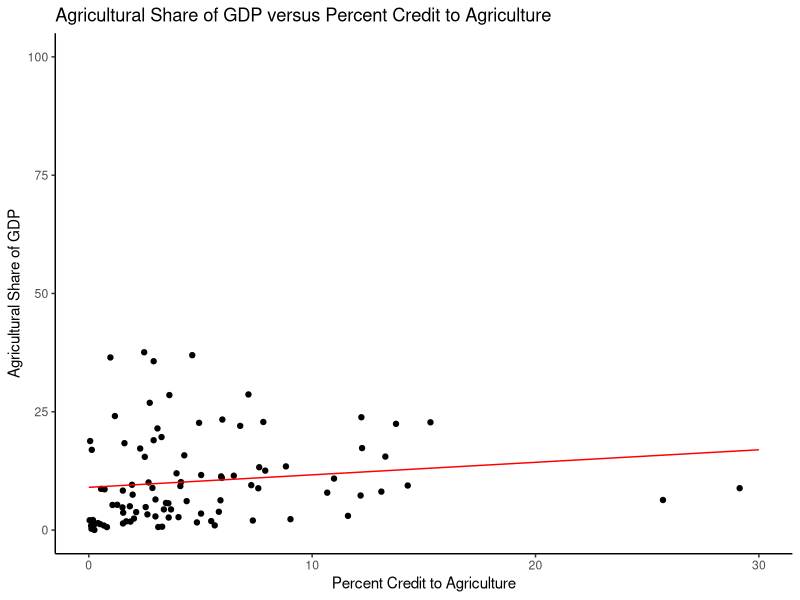
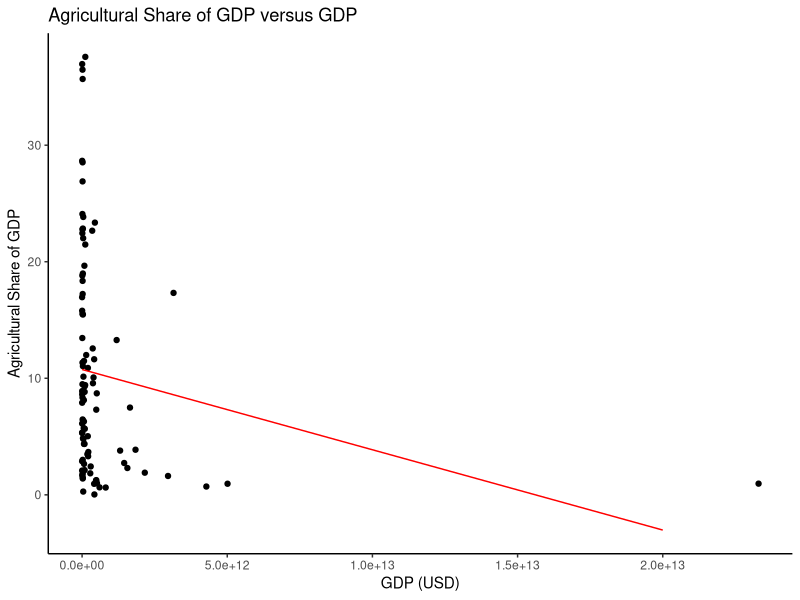
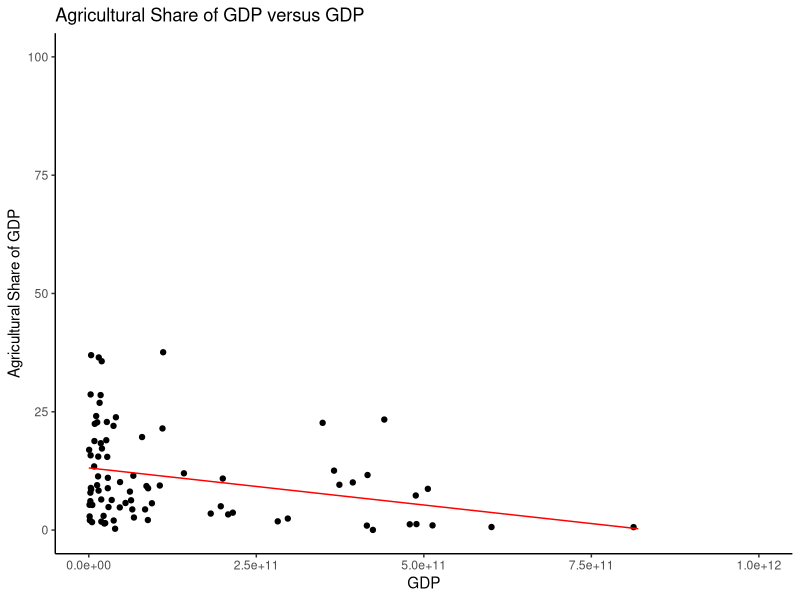
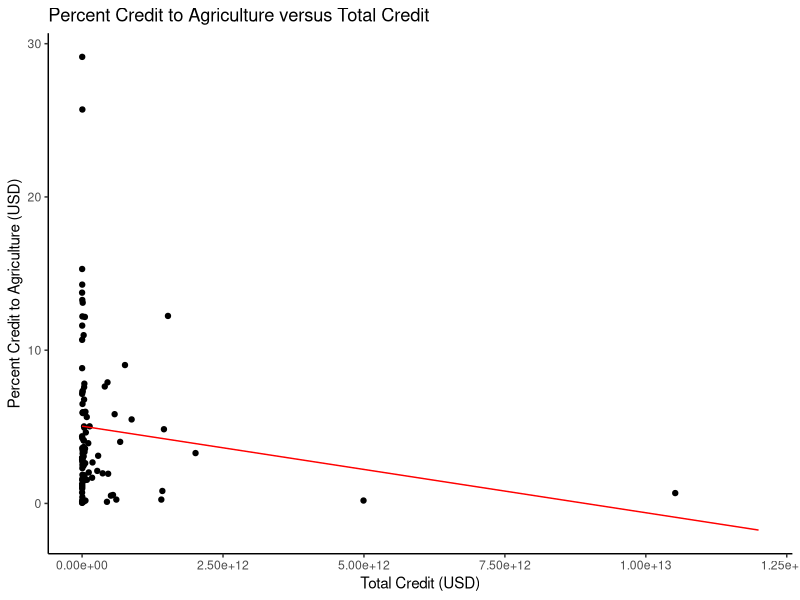
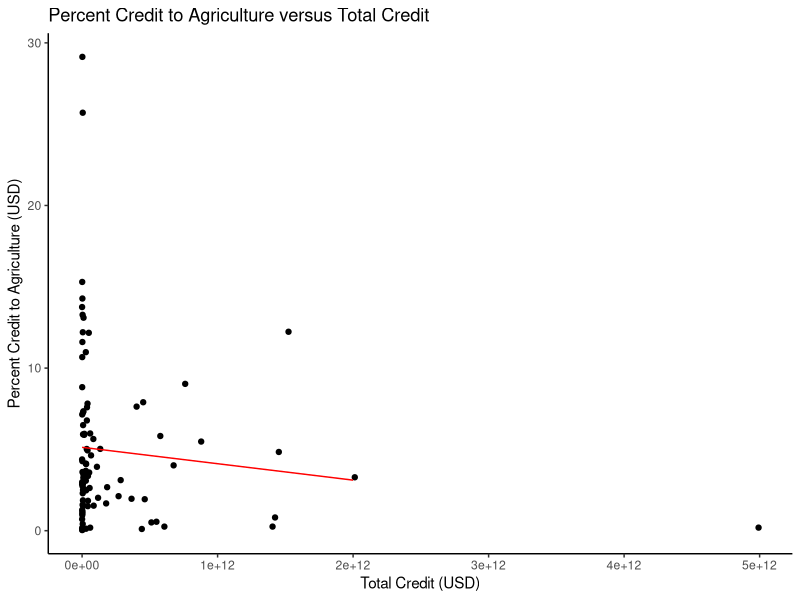
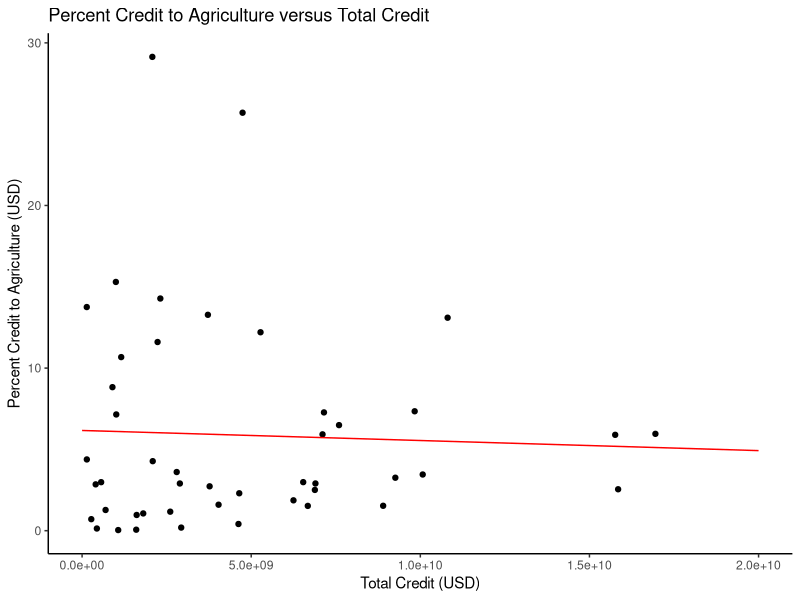
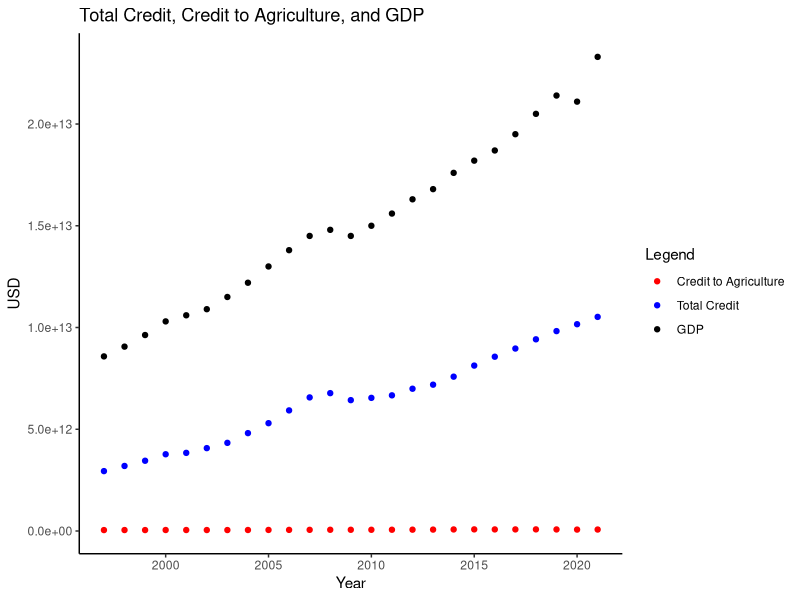
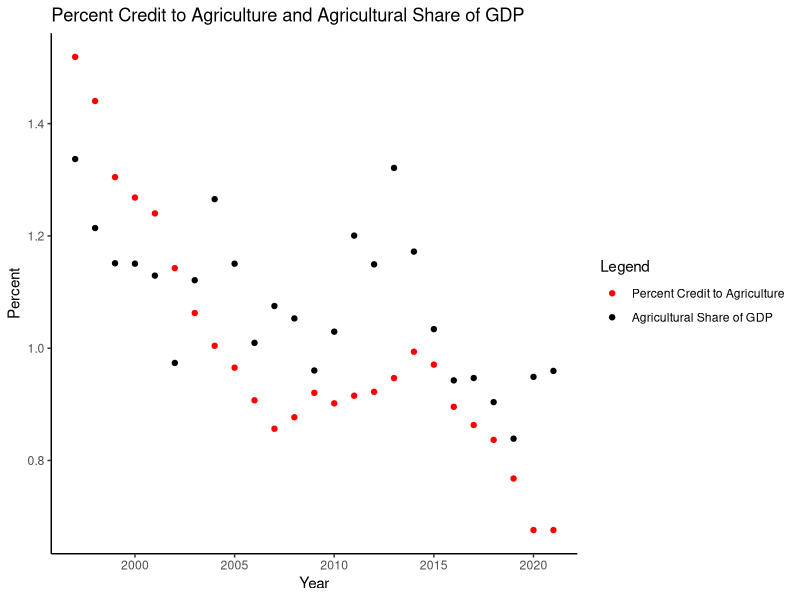

Generate these figures, in order, with R:
# Effects of Credit for Agriculture

library(tidyverse)
library(ggplot2)

# read csv files
total_credit <- read.csv("total_credit.csv")
credit_to_agriculture <- read.csv("credit_to_agriculture.csv")
GDP_share <- read.csv("API_NV.AGR.TOTL.ZS_DS2_en_csv_v2_6299253.csv")
GDP <- read.csv("API_NY.GDP.MKTP.CD_DS2_en_csv_v2_6298258.csv")

# focus on 2021
GDP <- data.frame("Area" = GDP$"Country.Name", "GDP" = GDP$"X2021")
GDP_share <- data.frame("Area" = GDP_share$"Country.Name", "Share" = GDP_share$"X2021")

# remove NaN
GDP <- na.omit(GDP)
GDP_share <- na.omit(GDP_share)
total_credit <- na.omit(total_credit)
credit_to_agriculture <- na.omit(credit_to_agriculture)

# fix units to USD
total_credit$"Value" <- total_credit$"Value" * 1e6
credit_to_agriculture$"Value" <- credit_to_agriculture$"Value" * 1e6

# sort alphabetically
GDP <- GDP[order(GDP$"Area"), ]
GDP_share <- GDP_share[order(GDP_share$"Area"), ]
total_credit <- total_credit[order(total_credit$"Area"), ]
credit_to_agriculture <- credit_to_agriculture[order(credit_to_agriculture$"Area"), ]

# keep only the countries that are shared between all three datasets
include <- credit_to_agriculture$"Area" %in% GDP_share$"Area"
credit_to_agriculture <- credit_to_agriculture[include, ]
credit_to_agriculture <- data.frame("Area" = credit_to_agriculture$"Area", "Agr_Credit" = credit_to_agriculture$"Value")

include <- GDP_share$"Area" %in% credit_to_agriculture$"Area"
GDP_share <- GDP_share[include, ]
GDP_share <- data.frame("Area" = GDP_share$"Area", "Share" = GDP_share$"Share")

include <- total_credit$"Area" %in% credit_to_agriculture$"Area"
total_credit <- total_credit[include, ]
total_credit <- data.frame("Area" = total_credit$"Area", "Credit" = total_credit$"Value")

include <- GDP$"Area" %in% credit_to_agriculture$"Area"
GDP <- GDP[include, ]
GDP <- data.frame("Area" = GDP$"Area", "GDP" = GDP$"GDP")

# create data frame for analysis
percent_agr_credit <- credit_to_agriculture$"Agr_Credit" / total_credit$"Credit" * 100
df <- data.frame(credit_to_agriculture, "Credit" = total_credit$"Credit", "Perc_Agr_Cred" = percent_agr_credit, "GDP" = GDP$"GDP", "Share" = GDP_share$"Share")

# plot Agricultural Share of GDP versus Percent Credit to Agriculture
regression <- lm(df$"Share" ~ df$"Perc_Agr_Cred")
coefficients <- coef(regression)
xsample <- c(0, 30)
ysample <- coefficients[1]+coefficients[2]*xsample
sample_df <- data.frame(xsample, ysample)

png("ASGDPvPCA.png", width = 400, height = 300, res = 72)
ggplot(data = df) + 
  geom_point(mapping = aes(x=Perc_Agr_Cred, y=Share)) + 
  ylim(0, 100) + 
  labs(title="Agricultural Share of GDP versus Percent Credit to Agriculture", x="Percent Credit to Agriculture", y="Agricultural Share of GDP") + 
  geom_line(mapping = aes(x=xsample, y=ysample), data=sample_df, color="red") + 
  theme_classic()
dev.off()

# plot Agricultural Share of GDP versus GDP
regression <- lm(df$"Share" ~ df$"GDP")
coefficients <- coef(regression)
xsample <- c(0, 2e13)
ysample <- coefficients[1]+coefficients[2]*xsample
sample_df <- data.frame(xsample, ysample)

png("ASGDPvGDP.png", width = 400, height = 300, res = 72)
ggplot(data = df) + 
  geom_point(mapping = aes(x=GDP, y=Share)) + 
  labs(title="Agricultural Share of GDP versus GDP", x="GDP (USD)", y="Agricultural Share of GDP") + 
  geom_line(mapping = aes(x=xsample, y=ysample), data=sample_df, color="red") + 
  theme_classic()
dev.off()

# remove GDP > 1e12 USD
no_outliers_df <- df[order(df$"GDP", decreasing=TRUE), ]
no_outliers_df <- no_outliers_df[no_outliers_df$GDP < 1e12, ]

regression <- lm(no_outliers_df$"Share" ~ no_outliers_df$"GDP")
coefficients <- coef(regression)
xsample <- c(0, 8.2e11)
ysample <- coefficients[1]+coefficients[2]*xsample
sample_df <- data.frame(xsample, ysample)

png("ASGDPvGDP_lt1e12.png", width = 400, height = 300, res = 72)
ggplot(data = no_outliers_df) + 
  geom_point(mapping = aes(x=GDP, y=Share)) + 
  xlim(0, 1e12) + 
  ylim(0, 100) + 
  labs(title="Agricultural Share of GDP versus GDP", x="GDP", y="Agricultural Share of GDP") + 
  geom_line(mapping = aes(x=xsample, y=ysample), data=sample_df, color="red") + 
  theme_classic()
dev.off()

#plot Percent Credit to Agriculture versus Total Credit
regression <- lm(df$"Perc_Agr_Cred" ~ df$"Credit")
coefficients <- coef(regression)
xsample <- c(0, 1.2e13)
ysample <- coefficients[1]+coefficients[2]*xsample
sample_df <- data.frame(xsample, ysample)

png("PCAvTC.png", width = 400, height = 300, res = 72)
ggplot(data = df) + 
  geom_point(mapping = aes(x=Credit, y=Perc_Agr_Cred)) + 
  labs(title="Percent Credit to Agriculture versus Total Credit", x="Total Credit (USD)", y="Percent Credit to Agriculture (USD)") + 
  geom_line(mapping = aes(x=xsample, y=ysample), data=sample_df, color="red") + 
  theme_classic()
dev.off()

# remove outlier (ie., United States of America)
no_outliers_df <- df[order(df$"Credit", decreasing=TRUE), ]
no_outliers_df <- no_outliers_df[no_outliers_df$"Area" != "United States of America", ]

regression <- lm(no_outliers_df$"Perc_Agr_Cred" ~ no_outliers_df$"Credit")
coefficients <- coef(regression)
xsample <- c(0, 2e12)
ysample <- coefficients[1]+coefficients[2]*xsample
sample_df <- data.frame(xsample, ysample)

png("PCAvTC_no_outliers.png", width = 400, height = 300, res = 72)
ggplot(data = no_outliers_df) + 
  geom_point(mapping = aes(x=Credit, y=Perc_Agr_Cred)) + 
  labs(title="Percent Credit to Agriculture versus Total Credit", x="Total Credit (USD)", y="Percent Credit to Agriculture (USD)") + 
  geom_line(mapping = aes(x=xsample, y=ysample), data=sample_df, color="red") + 
  theme_classic()
dev.off()

# remove "rich" countries
no_outliers_df <- df[order(df$"Credit", decreasing=TRUE), ]
no_outliers_df <- no_outliers_df[no_outliers_df$"Credit" < 2e10, ]

regression <- lm(no_outliers_df$"Perc_Agr_Cred" ~ no_outliers_df$"Credit")
coefficients <- coef(regression)
xsample <- c(0, 2e10)
ysample <- coefficients[1]+coefficients[2]*xsample
sample_df <- data.frame(xsample, ysample)

png("PCAvTC_lt2e10.png", width = 400, height = 300, res = 72)
ggplot(data = no_outliers_df) + 
  geom_point(mapping = aes(x=Credit, y=Perc_Agr_Cred)) + 
  labs(title="Percent Credit to Agriculture versus Total Credit", x="Total Credit (USD)", y="Percent Credit to Agriculture (USD)") + 
  geom_line(mapping = aes(x=xsample, y=ysample), data=sample_df, color="red") + 
  theme_classic()
dev.off()

# Analyze United States over Time

# read csv files
US_total_credit <- read.csv("US_total_credit.csv")
US_credit_to_agriculture <- read.csv("US_credit_to_agriculture.csv")
US_GDP_share <- read.csv("API_NV.AGR.TOTL.ZS_DS2_en_csv_v2_6299253.csv")
US_GDP <- read.csv("API_NY.GDP.MKTP.CD_DS2_en_csv_v2_6298258.csv")

# clean US GDP data
US_GDP_share <- US_GDP_share[US_GDP_share$"Country.Name" == "United States of America", ]
US_GDP_share <- US_GDP_share[ , grepl("^X", names(US_GDP_share))]
US_GDP_share <- US_GDP_share[ , 38:62]
US_GDP_share <- data.frame("Year" = c(1997:2021), "Share" = t(US_GDP_share[1, ]))
US_GDP_share <- data.frame("Year" = c(1997:2021), "Share" = US_GDP_share$"X252")

US_GDP <- US_GDP[US_GDP$"Country.Name" == "United States of America", ]
US_GDP <- US_GDP[ , grepl("^X", names(US_GDP))]
US_GDP <- US_GDP[ , 38:62]
US_GDP <- data.frame("Year" = c(1997:2021), "GDP" = t(US_GDP[1, ]))
US_GDP <- data.frame("Year" = c(1997:2021), "GDP" = US_GDP$"X252")

# clean US credit data
US_total_credit <- US_total_credit[7:31, ]
US_credit_to_agriculture <- US_credit_to_agriculture[7:31, ]

US_total_credit$"Value" <- US_total_credit$"Value" * 1e6
US_credit_to_agriculture$"Value" <- US_credit_to_agriculture$"Value" * 1e6

US_total_credit <- data.frame("Year" = US_total_credit$"Year", "Credit" = US_total_credit$"Value")
US_credit_to_agriculture <- data.frame("Year" = US_credit_to_agriculture$"Year", "Agr_Credit" = US_credit_to_agriculture$"Value")
US_percent_agr_credit <- US_credit_to_agriculture$"Agr_Credit" / US_total_credit$"Credit" * 100

# create data frame for analysis
US_df <- data.frame(US_credit_to_agriculture, "Credit" = US_total_credit$"Credit", "Perc_Agr_Cred" = US_percent_agr_credit, "GDP" = US_GDP$"GDP", "Share" = US_GDP_share$"Share")

write.csv(US_df, "US_df.csv")

# plot Total Credit, Credit to Agriculture, and GDP versus Time in the United States
long_df <- US_df[ , c(1, 2, 3, 5)]
long_df <- long_df %>% pivot_longer(cols = c(Agr_Credit, Credit, GDP), names_to = "Category", values_to = "Value")

png("US_GvT.png", width = 400, height = 300, res = 72)
ggplot(long_df, aes(x = Year, y = Value, color = Category)) +
  geom_point() +
  theme_classic() +
  labs(title = "Total Credit, Credit to Agriculture, and GDP", x = "Year", y = "USD", color = "Legend") + 
  scale_color_manual(values = c("Agr_Credit" = "red", "Credit" = "blue", "GDP" = "black"),
                     labels = c("Credit to Agriculture", "Total Credit", "GDP"))
dev.off()

# plot Percent Credit to Agriculture and Agricultural Share of GDP versus Time
long_df <- US_df[ , c(1, 4, 6)]
long_df <- long_df %>% pivot_longer(cols = c(Perc_Agr_Cred, Share), names_to = "Category", values_to = "Value")

png("US_AvT.png", width = 400, height = 300, res = 72)
ggplot(long_df, aes(x = Year, y = Value, color = Category)) +
  geom_point() +
  theme_classic() +
  labs(title = "Percent Credit to Agriculture and Agricultural Share of GDP", x = "Year", y = "Percent", color = "Legend") + 
  scale_color_manual(values = c("Perc_Agr_Cred" = "red", "Share" = "black"),
                     labels = c("Percent Credit to Agriculture", "Agricultural Share of GDP"))
dev.off()

regression <- lm(US_df$Perc_Agr_Cred ~ US_df$Share)
